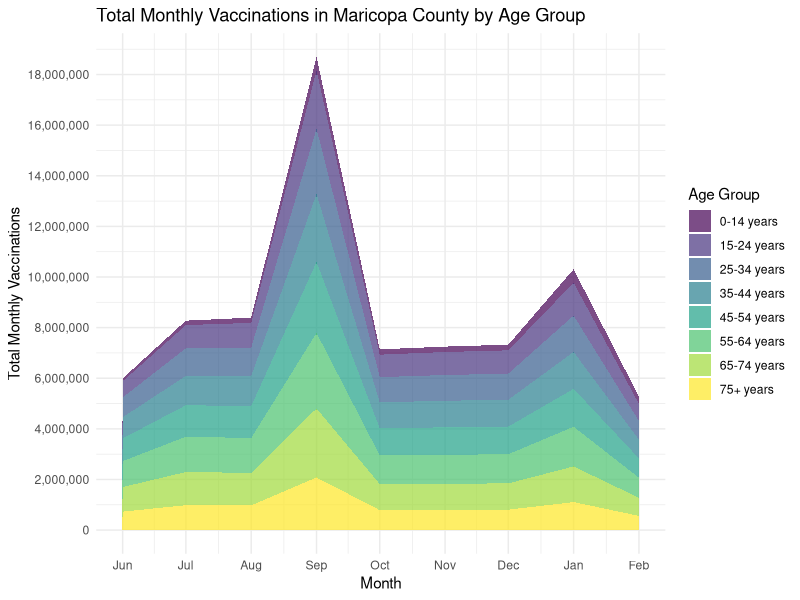
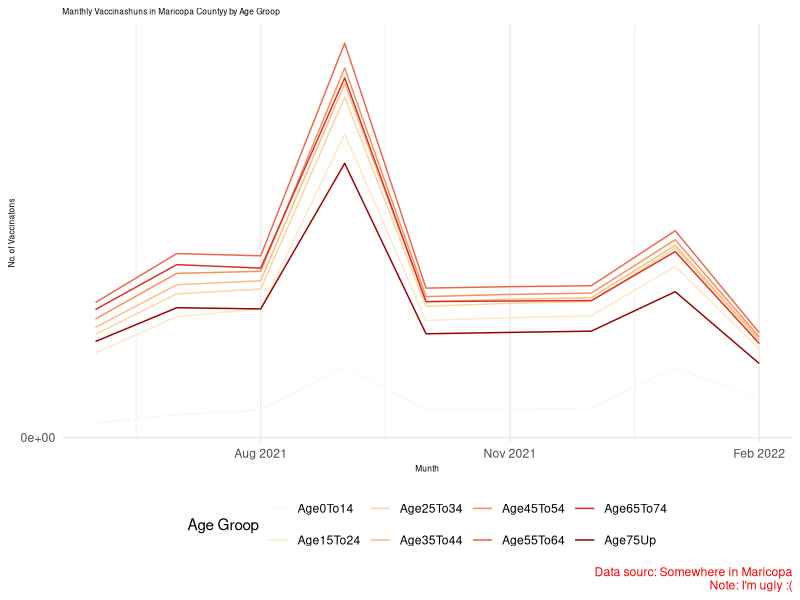

Recreate these plots in R, in order.
## ---- chunk 1
knitr::opts_chunk$set(echo =FALSE)
## ---- chunk 2
#Step 1 - Load libraries into coding environment
options(repos = c(CRAN = "https://cloud.r-project.org/"))
#install.packages("lubridate")
#install.packages("viridis")
library("dplyr")
library("reshape2")
library("ggplot2")
library("lubridate")
library("viridis")

## ---- chunk 3
#Step 2 - Load clean data into coding environment 
#Use lubridate to convert character dates to functional format 
#Create a new column (Month) that contains the month and year of the StartDate Column

vaccinations <- read.csv("COVID-19_Vaccinations_by_Age_(Maricopa_County).csv")

vaccinations$StartDate <- as.Date(substr(vaccinations$StartDate, 1, 10), format="%Y/%m/%d")
vaccinations$Month <- format(vaccinations$StartDate, "%Y-%m")


## ---- chunk 4
#Step 3 - Group the data frame by month and the sum up vaccinations for each age group

monthly_vaccinations <- vaccinations %>%
  group_by(Month) %>%
  summarize(
    Age0To14 = sum(VaccinatedAge0To14, na.rm = TRUE),
    Age15To24 = sum(VaccinatedAge15To24, na.rm = TRUE),
    Age25To34 = sum(VaccinatedAge25To34, na.rm = TRUE),
    Age35To44 = sum(VaccinatedAge35To44, na.rm = TRUE),
    Age45To54 = sum(VaccinatedAge45To54, na.rm = TRUE),
    Age55To64 = sum(VaccinatedAge55To64, na.rm = TRUE),
    Age65To74 = sum(VaccinatedAge65To74, na.rm = TRUE),
    Age75Up = sum(VaccinatedAge75Up, na.rm = TRUE)
  )

## ---- chunk 5
#Step 4 - melt data from wide format to long format so each row represents a month/age group combination
#Convert month column to date format
#Create vector of age_labels that are properly formatted for legend

melt_monthly_vax <- melt(monthly_vaccinations, id.vars = "Month")

melt_monthly_vax$Month <- as.Date(paste0(melt_monthly_vax$Month, "-01"), format="%Y-%m-%d")

age_labels <- c(
  Age0To14 = "0-14 years",
  Age15To24 = "15-24 years",
  Age25To34 = "25-34 years",
  Age35To44 = "35-44 years",
  Age45To54 = "45-54 years",
  Age55To64 = "55-64 years",
  Age65To74 = "65-74 years",
  Age75Up = "75+ years"
)
## ---- chunk 6
#Step 5 - Make a stacked are chart as the pretty plot

pretty_plot <- ggplot(melt_monthly_vax, aes(x = Month, y = value, fill = variable, group = variable)) +
  geom_area(position = "stack", alpha = 0.7) +
  labs(title = "Total Monthly Vaccinations in Maricopa County by Age Group",
       x = "Month",
       y = "Total Monthly Vaccinations",
       fill = "Age Group") +
  scale_x_date(date_breaks = "1 month", date_labels = "%b") +
  scale_y_continuous(breaks = seq(0, 30000000, by = 2000000), labels = function(x) format(x, big.mark = ",", scientific = FALSE)) + 
  scale_fill_viridis_d(breaks = names(age_labels), labels = age_labels) + 
  theme_minimal()

print(pretty_plot)

## ---- chunk 7
#Step 6 - Create ugly plot with typos, useless caption, scale issues, an unsightly palette, 
#misaligned text, and small font

ugly_plot <- ggplot(melt_monthly_vax, aes(x = Month, y = value, color = variable, group = variable)) +
  geom_line() +
  labs(title = "Manthly Vaccinashuns in Maricopa Countyy by Age Groop", x = "Munth",
       y = "No. of Vaccinatons",
       color = "Age Groop", 
       caption = "Data sourc: Somewhere in Maricopa\nNote: I'm ugly :(") +
  scale_y_continuous(breaks = seq(0, max(melt_monthly_vax$value, na.rm = TRUE), by = 1e7), 
                     labels = function(x) format(x, big.mark = ".", scientific = TRUE)) + 
  scale_x_date(date_breaks = "3 months", date_labels = "%b %Y") + 
  scale_color_brewer(palette="OrRd") +
  theme_minimal() +
  theme(
    plot.title = element_text(hjust = 0, size = 6), 
    axis.title = element_text(size = 6), 
    legend.position = "bottom", 
    legend.title = element_text(hjust = 1), 
    plot.caption = element_text(hjust = 1, color = "red"))

print(ugly_plot)

